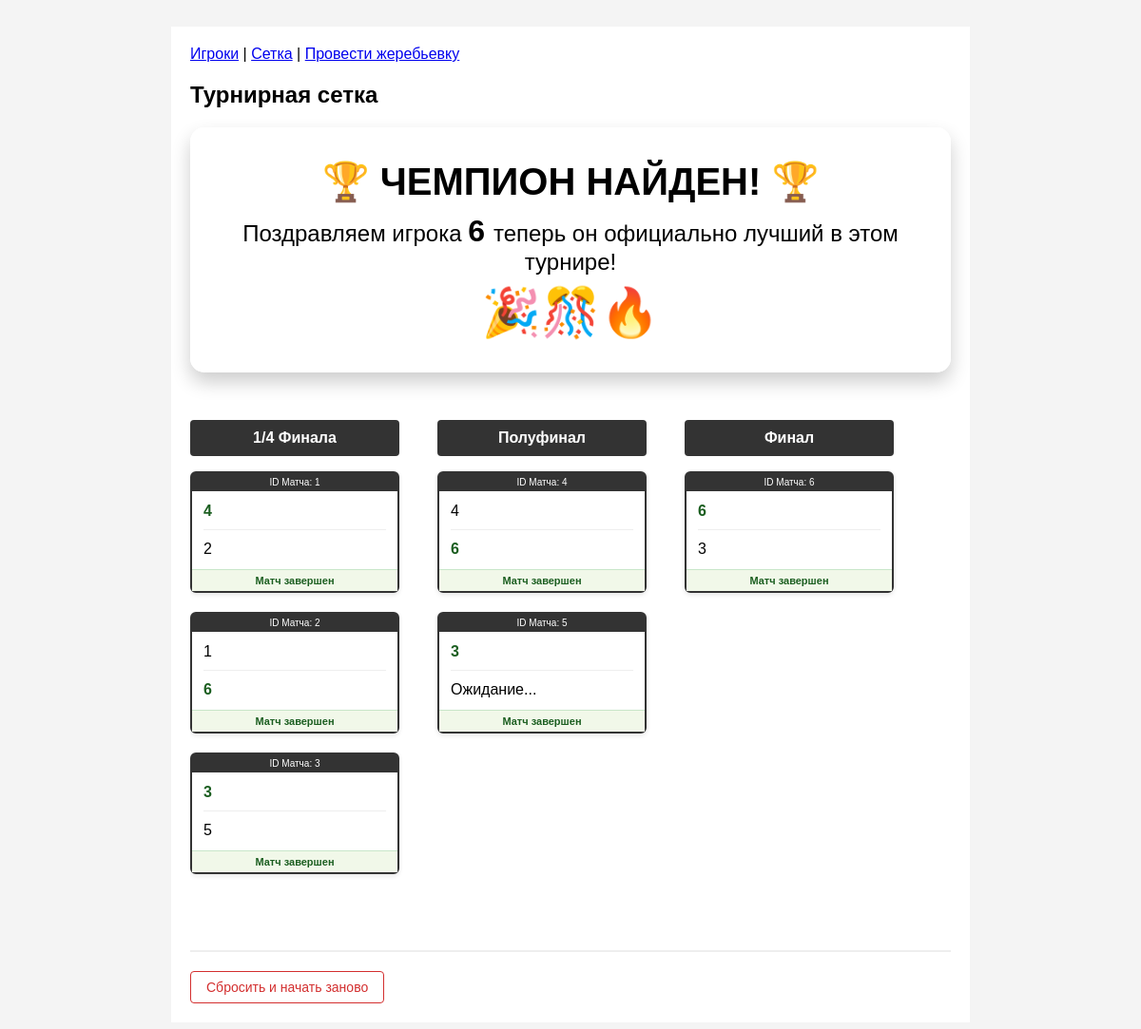
Screenshot of /index.php?action=bracket with the database file from the repository.
### tables this page shows
CREATE TABLE `matches` (
  `id` int(11) NOT NULL AUTO_INCREMENT,
  `round_id` int(11) NOT NULL,
  `player1_id` int(11) DEFAULT NULL,
  `player2_id` int(11) DEFAULT NULL,
  `winner_id` int(11) DEFAULT NULL,
  `next_match_id` int(11) DEFAULT NULL,
  PRIMARY KEY (`id`),
  KEY `fk_m_r_id` (`round_id`),
  CONSTRAINT `fk_m_r_id` FOREIGN KEY (`round_id`) REFERENCES `rounds` (`id`) ON DELETE CASCADE
);

CREATE TABLE `rounds` (
  `id` int(11) NOT NULL AUTO_INCREMENT,
  `tournament_id` int(11) NOT NULL,
  `round_number` int(2) NOT NULL,
  `round_name` varchar(50) DEFAULT NULL,
  PRIMARY KEY (`id`),
  KEY `fk_r_t_id` (`tournament_id`),
  CONSTRAINT `fk_r_t_id` FOREIGN KEY (`tournament_id`) REFERENCES `tournaments` (`id`) ON DELETE CASCADE
);

CREATE TABLE `players` (
  `id` int(11) NOT NULL AUTO_INCREMENT,
  `nickname` varchar(50) NOT NULL,
  PRIMARY KEY (`id`)
);

### index.php (called while the page is built, shortened)
<?php
$pdo = addBD();
$action = isset($_GET['action']) ? $_GET['action'] : 'list';
switch ($action) {
    case 'bracket':
        $sql = "SELECT matches.*, players1.nickname AS p1_name, players2.nickname AS p2_name, rounds.round_name, rounds.round_number
            FROM matches
            JOIN rounds ON matches.round_id = rounds.id
            LEFT JOIN players AS players1 ON matches.player1_id = players1.id
            LEFT JOIN players AS players2 ON matches.player2_id = players2.id
            WHERE rounds.tournament_id = 1
            ORDER BY rounds.round_number ASC, matches.id ASC";
        $stmt = $pdo->query($sql);
        $all_matches = $stmt->fetchAll(PDO::FETCH_ASSOC);
        $rounds = [];
        foreach ($all_matches as $match) {
            $rounds[$match['round_id']][] = $match;
        }
        if (!empty($rounds)) {
            $last_round_matches = end($rounds);
            if (count($last_round_matches) === 1) {
                $last_match = $last_round_matches[0];
                if (!empty($last_match['winner_id'])) {
                    $final_winner = ($last_match['winner_id'] == $last_match['player1_id'])
                        ? $last_match['p1_name']
                        : $last_match['p2_name'];
                }
            }
        }
        break;
}
require_once 'views/layout.php';

### views/bracket.php (the view, shortened to what this page needs)
<h2>Турнирная сетка</h2>
<?php if (isset($final_winner) && $final_winner): ?>
    <div style="
                color: #000;
                padding: 30px;
                text-align: center;
                border-radius: 15px;
                margin-bottom: 30px;
                box-shadow: 0 10px 20px rgba(0,0,0,0.2);
                border: 4px solid #fff;">
        <h1 style="margin: 0; font-size: 40px;">🏆 ЧЕМПИОН НАЙДЕН! 🏆</h1>
        <p style="font-size: 24px; margin: 10px 0;">Поздравляем игрока
            <strong style="font-size: 32px; text-transform: uppercase;">
                <?= htmlspecialchars($final_winner) ?>
            </strong>
            теперь он официально лучший в этом турнире!</p>
        <div style="font-size: 50px;">🎉🎊🔥</div>
    </div>
<?php endif; ?>
<?php if (empty($rounds)): ?>
    <div style="padding: 20px; border: 1px dashed #ccc; background: #f9f9f9; text-align: center;">
        <p>Данные о матчах отсутствуют. Жеребьевка еще не проводилась.</p>
        <a href="index.php?action=draw" style="color: #2196f3; font-weight: bold; text-decoration: none;">Создать сетку сейчас</a>
    </div>
<?php else: ?>
    <div style="display: flex; gap: 40px; align-items: flex-start; overflow-x: auto; padding: 20px 0;">
        <?php foreach ($rounds as $round_id => $matches): ?>
            <div class="round-column" style="min-width: 220px;">
                <h3 style="text-align: center; background: #333; color: #fff; padding: 10px; border-radius: 4px; margin-top: 0; font-size: 16px;">
                    <?= htmlspecialchars($matches[0]['round_name'] ?? "Раунд $round_id") ?>
                </h3>
                <?php foreach ($matches as $match): ?>
                    <div style="border: 2px solid #333; margin-bottom: 20px; background: #fff; border-radius: 6px; box-shadow: 0 2px 5px rgba(0,0,0,0.1); position: relative;">
                        <div style="background: #333; color: #fff; padding: 4px; font-size: 10px; text-align: center;">
                            ID Матча: <?= $match['id'] ?>
                        </div>
                        <div style="padding: 12px;">
                            <div style="display: flex; justify-content: space-between; align-items: center; margin-bottom: 10px;">
                                <span style="<?= (isset($match['winner_id']) && $match['winner_id'] == $match['player1_id']) ? 'font-weight: bold; color: #1b5e20;' : '' ?>">
                                    <?= htmlspecialchars($match['p1_name'] ?? 'Ожидание...') ?>
                                </span>
                            </div>
                            <div style="text-align: center; border-top: 1px solid #eee; height: 1px; margin: 10px 0;"></div>
                            <div style="display: flex; justify-content: space-between; align-items: center;">
                                <span style="<?= (isset($match['winner_id']) && $match['winner_id'] == $match['player2_id']) ? 'font-weight: bold; color: #1b5e20;' : '' ?>">
                                    <?= htmlspecialchars($match['p2_name'] ?? 'Ожидание...') ?>
                                </span>
                            </div>
                        </div>
                        <?php if (!empty($match['winner_id'])): ?>
                            <div style="background: #f1f8e9; color: #1b5e20; padding: 5px; text-align: center; font-size: 11px; font-weight: bold; border-top: 1px solid #c8e6c9;">
                                Матч завершен
                            </div>
                        <?php endif; ?>
                    </div>
                <?php endforeach; ?>
            </div>
        <?php endforeach; ?>
    </div>
    <div style="margin-top: 40px; border-top: 2px solid #eee; padding-top: 20px;">
        <a href="index.php?action=draw"
           onclick="return confirm('Внимание! Все текущие результаты будут удалены. Вы уверены?')"
           style="display: inline-block; color: #d32f2f; text-decoration: none; font-size: 14px; border: 1px solid #d32f2f; padding: 8px 16px; border-radius: 4px;">
            Сбросить и начать заново
        </a>
    </div>
<?php endif; ?>

### views/layout.php (style rules this page uses)
body { font-family: sans-serif; background: #f4f4f4; padding: 20px; }

### rows the page displays
matches: winner "6", round.round_name "Финал", id "6", players.nickname "6", players.nickname "3", shows "Матч завершен"
matches: round.round_name "1/4 Финала", id "1", players.nickname "4", players.nickname "2", winner_id "Матч завершен"
matches: id "2", players.nickname "1", players.nickname "6", winner_id "Матч завершен"
matches: id "3", players.nickname "3", players.nickname "5", winner_id "Матч завершен"
matches: round.round_name "Полуфинал", id "4", players.nickname "4", players.nickname "6", winner_id "Матч завершен"
matches: id "5", players.nickname "3", p2_name "Ожидание...", winner_id "Матч завершен"
